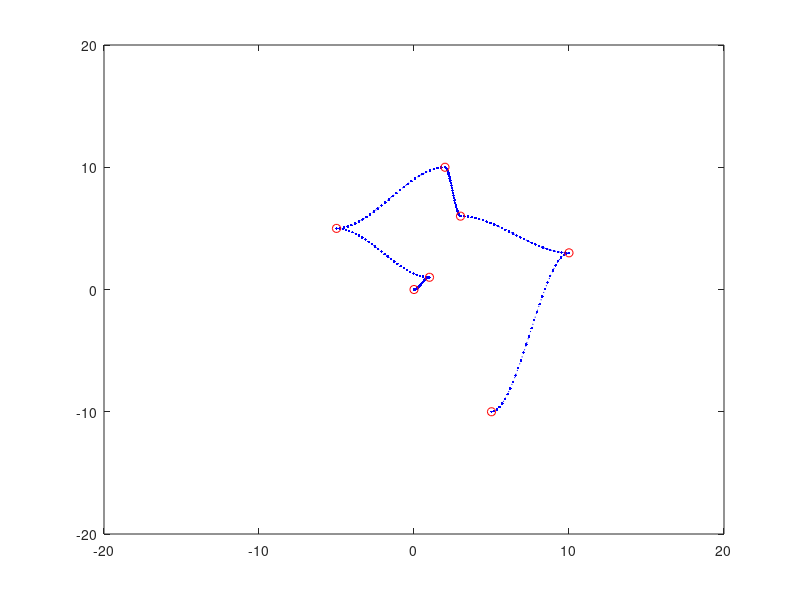

Write the MATLAB code that produced this figure.
%generate spoofed odometry, landmark data
odom_covariance = [.009, 0; 
                    0, .011];
measurement_covariance = [10];

time_steps = 30;
landmark_location = [3, 5];
pause on;

%waypoints
start_x = [0,1,-5, 2, 3, 10, 5];
end_x = [0,1, 5, 10, 6, 3, -10];
gt_xq = [];
gt_yq = [];

%generate splines
for waypoint = 1:(length(start_x)-1)
    interp = linspace(start_x(waypoint), start_x(waypoint + 1), time_steps);
    gt_xq = [gt_xq, interp];
    gt_yq = [gt_yq, spline(start_x(waypoint:waypoint+1), [0 end_x(waypoint:waypoint+1) 0], interp)];
end

%generate position noise
odom_noise = mvnrnd([0, 0], odom_covariance, length(gt_xq));
noisy_path = [gt_xq', gt_yq'] + odom_noise;
noisy_odom = zeros(length(gt_xq), 2);
noisy_heading = zeros(length(gt_xq), 1);
plot(gt_xq, gt_yq, ':.b', start_x, end_x, 'or');

%render and get noisy heading
axis([-20, 20, -20, 20]);
prev_state = [0, 0];
for t = 1:length(gt_xq)
    robot_pose = [noisy_path(t, 1), noisy_path(t, 2)];
    rect = rectangle('Position', [robot_pose(1) - .25, robot_pose(2) - .25, .5, .5]); 
    x_ray = [robot_pose(1), landmark_location(1)];
    y_ray = [robot_pose(2), landmark_location(2)];
    l = line(x_ray, y_ray, 'Color','green','LineStyle','--');
    heading_to_landmark = rad2deg(atan2(landmark_location(2) - gt_xq(t), landmark_location(1) - gt_yq(t)));
    noisy_heading(t) = heading_to_landmark + normrnd(0, measurement_covariance);
    noisy_odom(t, :) = robot_pose - prev_state;
    prev_state = robot_pose;
    pause(.1);
    delete(rect);
    delete(l);
end

